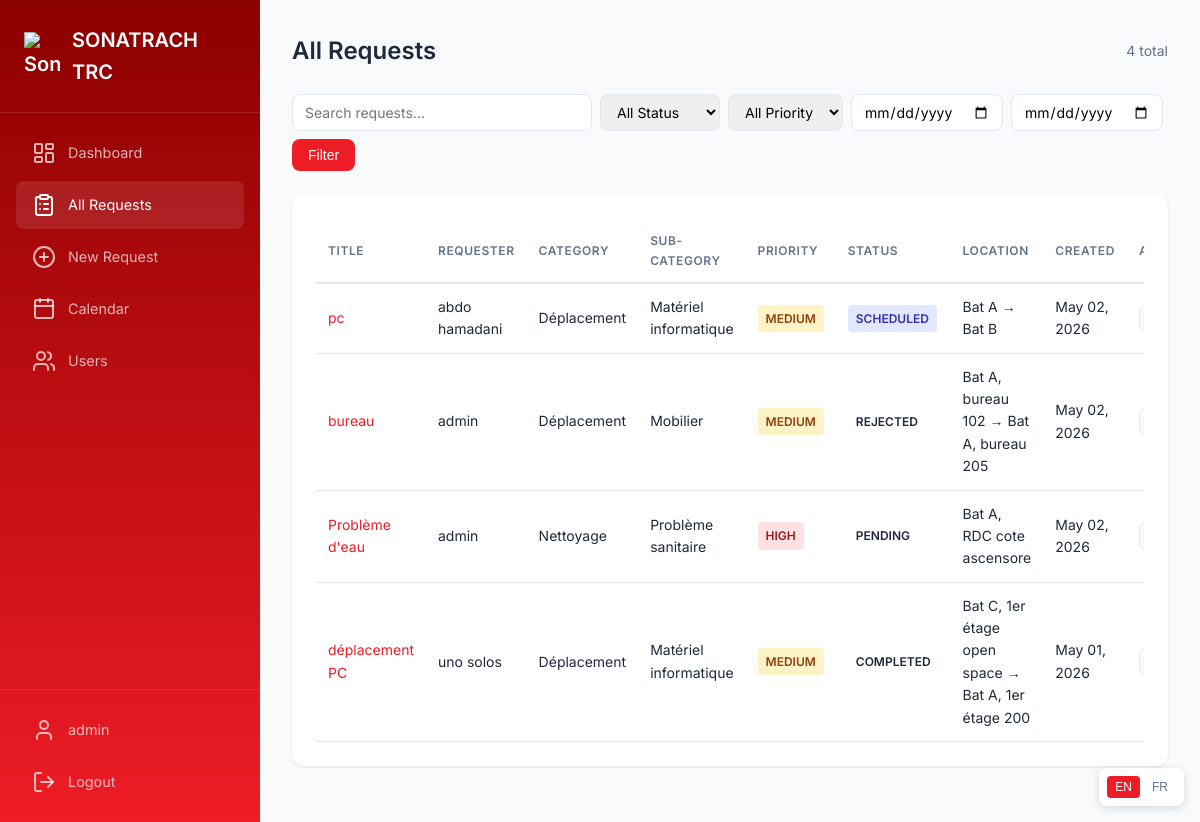
Screenshot of /admin-panel/requests/ (signed in) with the database file from the repository.
### requests_app/models.py (models this page shows, shortened)
class MaintenanceRequest(models.Model):
    REQUEST_CATEGORY_CHOICES = [
        ('deplacement', 'Déplacement'),
        ('nettoyage', 'Nettoyage'),
        ('desinsectisation', 'Désinsectisation'),
        ('maintenance', 'Maintenance'),
    ]
    SUBCATEGORY_DEPLACEMENT = [
        ('materiel_informatique', 'Matériel informatique'),
        ('mobilier', 'Mobilier'),
        ('archives', 'Archives'),
        ('autre_deplacement', 'Autre'),
    ]
    SUBCATEGORY_NETTOYAGE = [
        ('vider_corbeille', 'Vider corbeille'),
        ('poussiere', 'Poussière'),
        ('probleme_sanitaire', 'Problème sanitaire'),
        ('autre_nettoyage', 'Autre'),
    ]
    SUBCATEGORY_DESINSECTISATION = [
        ('fourmis', 'Fourmis'),
        ('cafards', 'Cafards'),
        ('mouches', 'Mouches'),
        ('moustiques', 'Moustiques'),
        ('rongeurs', 'Rongeurs'),
        ('autre_desinsectisation', 'Autre'),
    ]
    SUBCATEGORY_MAINTENANCE = [
        ('prise_electrique', 'Prise électrique'),
        ('led', 'LED'),
        ('climatiseur', 'Climatiseur'),
        ('autre_maintenance', 'Autre'),
    ]
    SUBCATEGORY_CHOICES = SUBCATEGORY_DEPLACEMENT + SUBCATEGORY_NETTOYAGE + SUBCATEGORY_DESINSECTISATION + SUBCATEGORY_MAINTENANCE
    PRIORITY_CHOICES = [
        ('low', 'Low'),
        ('medium', 'Medium'),
        ('high', 'High'),
        ('urgent', 'Urgent'),
    ]
    STATUS_CHOICES = [
        ('pending', 'Pending'),
        ('processing', 'Processing'),
        ('scheduled', 'Scheduled'),
        ('completed', 'Completed'),
        ('rejected', 'Rejected'),
    ]
    requester = models.ForeignKey(User, on_delete=models.CASCADE, related_name='requests')
    request_category = models.CharField(max_length=50, choices=REQUEST_CATEGORY_CHOICES, default='maintenance')
    request_subcategory = models.CharField(max_length=50, choices=SUBCATEGORY_CHOICES, default='autre_maintenance')
    title = models.CharField(max_length=200)
    description = models.TextField()
    office_location = models.CharField(max_length=200)
    destination_location = models.CharField(max_length=200, blank=True)
    priority = models.CharField(max_length=20, choices=PRIORITY_CHOICES, default='medium')
    status = models.CharField(max_length=20, choices=STATUS_CHOICES, default='pending')
    availability_start = models.DateTimeField()
    availability_end = models.DateTimeField()
    scheduled_date = models.DateTimeField(null=True, blank=True)
    admin_notes = models.TextField(blank=True)
    rejection_reason = models.TextField(blank=True)
    attachment = models.ImageField(upload_to='attachments/%Y/%m/', blank=True, null=True)
    created_at = models.DateTimeField(auto_now_add=True)
    updated_at = models.DateTimeField(auto_now=True)
    class Meta:
        ordering = ['-created_at']
    @property
    def status_color(self):
        colors = {
            'pending': 'amber',
            'processing': 'blue',
            'scheduled': 'indigo',
            'completed': 'green',
            'rejected': 'red',
        }
        return colors.get(self.status, 'gray')

### accounts/decorators.py (the view)
        def wrapper(request, *args, **kwargs):
            if not request.user.is_authenticated:
                return redirect('login')
            if not hasattr(request.user, 'profile'):
                messages.error(request, 'User profile not found.')
                return redirect('login')
            if request.user.profile.role not in allowed_roles:
                messages.error(request, 'You do not have permission to access this page.')
                return redirect('request_list')
            return view_func(request, *args, **kwargs)

### accounts/models.py (called while the page is built)
    @property
    def is_admin(self):
        return self.role == 'admin'

### admin_panel/templates/admin_panel/request_list.html (shortened to what this page needs)
{% extends 'base.html' %}
{% block content %}
<div class="page-header">
    <h1><span class="lang-en">All Requests</span><span class="lang-fr">Toutes les demandes</span></h1>
    <span style="color: var(--text-secondary); font-size: 0.875rem;"><span class="lang-en">{{ requests|length }} total</span><span class="lang-fr">{{ requests|length }} total</span></span>
</div>
<form method="GET" class="filter-bar">
    <input type="text" name="search" data-en-placeholder="Search requests..." data-fr-placeholder="Rechercher des demandes..." value="{{ search }}" class="form-control" style="width: 300px;">
    <select name="status" class="form-control" style="width: auto;">
        <option value="" data-en="All Status" data-fr="Tous les statuts">{% if status_filter == '' %}All Status{% else %}Tous les statuts{% endif %}</option>
    </select>
    <select name="priority" class="form-control" style="width: auto;">
        <option value="" data-en="All Priority" data-fr="Toutes les priorités">{% if priority_filter == '' %}All Priority{% else %}Toutes les priorités{% endif %}</option>
    </select>
    <input type="date" name="date_from" value="{{ date_from }}" class="form-control" style="width: auto;" data-en-placeholder="From date" data-fr-placeholder="De la date">
    <input type="date" name="date_to" value="{{ date_to }}" class="form-control" style="width: auto;" data-en-placeholder="To date" data-fr-placeholder="À la date">
    <button type="submit" class="btn btn-primary" style="width: auto; white-space: nowrap;"><span class="lang-en">Filter</span><span class="lang-fr">Filtrer</span></button>
</form>
<div class="card">
    <div class="table-container">
        <table>
            <thead>
                <tr>
                    <th><span class="lang-en">Title</span><span class="lang-fr">Titre</span></th>
                    <th><span class="lang-en">Requester</span><span class="lang-fr">Demandeur</span></th>
                    <th><span class="lang-en">Category</span><span class="lang-fr">Catégorie</span></th>
                    <th><span class="lang-en">Sub-category</span><span class="lang-fr">Sous-catégorie</span></th>
                    <th><span class="lang-en">Priority</span><span class="lang-fr">Priorité</span></th>
                    <th><span class="lang-en">Status</span><span class="lang-fr">Statut</span></th>
                    <th><span class="lang-en">Location</span><span class="lang-fr">Emplacement</span></th>
                    <th><span class="lang-en">Created</span><span class="lang-fr">Créé</span></th>
                    <th><span class="lang-en">Actions</span><span class="lang-fr">Actions</span></th>
                </tr>
            </thead>
            <tbody>
                {% for req in requests %}
                <tr>
                    <td><a href="{% url 'admin_request_detail' req.id %}" style="color: var(--primary); text-decoration: none;">{{ req.title }}</a></td>
                    <td>{{ req.requester.get_full_name|default:req.requester.username }}</td>
                    <td>{{ req.get_request_category_display }}</td>
                    <td>{{ req.get_request_subcategory_display }}</td>
                    <td><span class="badge badge-{{ req.priority }}"><span class="lang-en">{{ req.get_priority_display }}</span><span class="lang-fr">{{ req.get_priority_display }}</span></span></td>
                    <td><span class="badge badge-{{ req.status_color }}"><span class="lang-en">{{ req.get_status_display }}</span><span class="lang-fr">{{ req.get_status_display }}</span></span></td>
                    <td>{{ req.office_location }}{% if req.destination_location %} → {{ req.destination_location }}{% endif %}</td>
                    <td>{{ req.created_at|date:"M d, Y" }}</td>
                    <td>
                        <a href="{% url 'admin_request_detail' req.id %}" class="btn btn-secondary" style="padding: 0.25rem 0.5rem; font-size: 0.75rem;"><span class="lang-en">Manage</span><span class="lang-fr">Gérer</span></a>
                    </td>
                </tr>
                {% empty %}
                <tr>
                    <td colspan="9" style="text-align: center; padding: 2rem; color: var(--text-secondary);"><span class="lang-en">No requests found.</span><span class="lang-fr">Aucune demande trouvée.</span></td>
                </tr>
                {% endfor %}
            </tbody>
        </table>
    </div>
</div>
{% endblock %}

### templates/base.html (shortened to what this page needs)
<!DOCTYPE html>
<html lang="en">
<head>
    <link rel="stylesheet" href="https://unpkg.com/lucide-static@latest/font/lucide.min.css">
    <link rel="stylesheet" href="/static/css/style.css">
</head>
<body>
    {% if user.is_authenticated %}
    <div class="app-container">
        <aside class="sidebar" id="sidebar">
            <div class="sidebar-header">
                <div class="logo">
                    <img src="/static/images/sonatrach.svg" alt="Sonatrach" class="logo-icon" style="width: 36px; height: auto;">
                    <span class="logo-text">SONATRACH TRC</span>
                </div>
            </div>
            <nav class="sidebar-nav">
                {% if user.profile.is_admin %}
                <a href="{% url 'admin_dashboard' %}" class="nav-item {% if request.path == '/admin-panel/' %}active{% endif %}">
                    <i data-lucide="layout-dashboard"></i>
                    <span class="lang-en">Dashboard</span><span class="lang-fr">Tableau de bord</span>
                </a>
                <a href="{% url 'admin_request_list' %}" class="nav-item {% if '/admin-panel/requests' in request.path %}active{% endif %}">
                    <i data-lucide="clipboard-list"></i>
                    <span class="lang-en">All Requests</span><span class="lang-fr">Toutes les demandes</span>
                </a>
                <a href="{% url 'request_create' %}" class="nav-item {% if '/requests/new' in request.path %}active{% endif %}">
                    <i data-lucide="plus-circle"></i>
                    <span class="lang-en">New Request</span><span class="lang-fr">Nouvelle demande</span>
                </a>
                <a href="{% url 'admin_calendar' %}" class="nav-item {% if '/admin-panel/calendar' in request.path %}active{% endif %}">
                    <i data-lucide="calendar"></i>
                    <span class="lang-en">Calendar</span><span class="lang-fr">Calendrier</span>
                </a>
                <a href="{% url 'user_list' %}" class="nav-item {% if '/admin-panel/users' in request.path %}active{% endif %}">
                    <i data-lucide="users"></i>
                    <span class="lang-en">Users</span><span class="lang-fr">Utilisateurs</span>
                </a>
                {% endif %}
            </nav>
            <div class="sidebar-footer">
                <a href="{% url 'profile' %}" class="nav-item">
                    <i data-lucide="user"></i>
                    <span>{{ user.get_full_name|default:user.username }}</span>
                </a>
                <a href="{% url 'logout' %}" class="nav-item">
                    <i data-lucide="log-out"></i>
                    <span class="lang-en">Logout</span><span class="lang-fr">Déconnexion</span>
                </a>
            </div>
        </aside>
        <main class="main-content">
            {% block content %}{% endblock %}
        </main>
    </div>
    {% else %}
    <div class="auth-container">
        {% block auth_content %}{% endblock %}
    </div>
    {% endif %}
    <div class="language-switcher" style="position: fixed; bottom: 1rem; right: 1rem; z-index: 999; background: white; padding: 0.5rem; border-radius: 0.5rem; box-shadow: 0 2px 8px rgba(0,0,0,0.15);">
        <div style="display: flex; gap: 0.25rem;">
            <button id="lang-en" style="border: none; padding: 0.25rem 0.5rem; border-radius: 0.25rem; cursor: pointer; font-size: 0.75rem;">EN</button>
            <button id="lang-fr" style="border: none; padding: 0.25rem 0.5rem; border-radius: 0.25rem; cursor: pointer; font-size: 0.75rem;">FR</button>
        </div>
    </div>
</body>
</html>

### static/css/style.css (style rules this page uses)
:root { --primary: #EE1C25; --primary-dark: #C81018; --primary-light: #FF4040; --sidebar-bg: linear-gradient(180deg, #8B0000 0%, #EE1C25 100%); --content-bg: #f8fafc; --card-bg: #ffffff; --text-primary: #1e293b; --text-secondary: #64748b; --border-color: #e2e8f0; --success: #10b981; --warning: #f59e0b; --danger: #EE1C25; --info: #3b82f6; }
* { margin: 0; padding: 0; box-sizing: border-box; }
html, body { height: 100%; }
body { font-family: 'Inter', sans-serif; background: var(--content-bg); color: var(--text-primary); line-height: 1.6; }
.app-container { display: flex; min-height: 100vh; }
.sidebar { width: 260px; background: var(--sidebar-bg); color: white; display: flex; flex-direction: column; position: fixed; top: 0; bottom: 0; left: 0; z-index: 100; transition: transform 0.3s; overflow-y: auto; -webkit-overflow-scrolling: touch; }
.sidebar-header { padding: 1.5rem; border-bottom: 1px solid rgba(255,255,255,0.1); }
.logo { display: flex; align-items: center; gap: 0.75rem; font-size: 1.25rem; font-weight: 600; }
.logo-icon { width: 28px; height: 28px; }
.sidebar-nav { flex: 1; padding: 1rem; display: flex; flex-direction: column; gap: 0.25rem; overflow-y: auto; }
.nav-item { display: flex; align-items: center; gap: 0.75rem; padding: 0.75rem 1rem; color: rgba(255,255,255,0.7); text-decoration: none; border-radius: 0.5rem; transition: all 0.2s; font-size: 0.9rem; }
.nav-item:hover, .nav-item.active { background: rgba(255,255,255,0.1); color: white; }
.sidebar-footer { padding: 1rem; border-top: 1px solid rgba(255,255,255,0.1); display: flex; flex-direction: column; gap: 0.25rem; }
.main-content { flex: 1; margin-left: 260px; padding: 2rem; max-width: calc(100vw - 260px); }
.page-header { display: flex; justify-content: space-between; align-items: center; margin-bottom: 1.5rem; }
.page-header h1 { font-size: 1.5rem; font-weight: 600; }
.card { background: var(--card-bg); border-radius: 0.75rem; padding: 1.5rem; box-shadow: 0 1px 3px rgba(0,0,0,0.1); margin-bottom: 1.5rem; }
.btn { display: inline-flex; align-items: center; gap: 0.5rem; padding: 0.5rem 1rem; border: none; border-radius: 0.5rem; font-size: 0.875rem; font-weight: 500; cursor: pointer; text-decoration: none; transition: all 0.2s; }
.btn-primary { background: var(--primary); color: white; }
.btn-secondary { background: var(--content-bg); color: var(--text-primary); border: 1px solid var(--border-color); }
.form-control { width: 100%; padding: 0.5rem 0.75rem; border: 1px solid var(--border-color); border-radius: 0.5rem; font-size: 0.875rem; font-family: 'Inter', sans-serif; transition: border-color 0.2s; }
.table-container { overflow-x: auto; }
table { width: 100%; border-collapse: collapse; }
th { text-align: left; padding: 0.75rem; font-size: 0.75rem; font-weight: 600; text-transform: uppercase; letter-spacing: 0.05em; color: var(--text-secondary); border-bottom: 2px solid var(--border-color); }
td { padding: 0.75rem; font-size: 0.875rem; border-bottom: 1px solid var(--border-color); }
.badge { display: inline-block; padding: 0.25rem 0.5rem; border-radius: 0.25rem; font-size: 0.75rem; font-weight: 600; text-transform: uppercase; }
.badge-medium { background: #fef3c7; color: #92400e; }
.badge-high { background: #fee2e2; color: #991b1b; }
.badge-indigo { background: #e0e7ff; color: #3730a3; }
.filter-bar { display: flex; gap: 0.5rem; margin-bottom: 1.5rem; flex-wrap: wrap; }
.lang-en { display: inline !important; }

### rows the page displays
MaintenanceRequest: title "pc", requester.get_full_name "abdo hamadani", request_category "Déplacement", request_subcategory "Matériel informatique", priority "MEDIUM", status "SCHEDULED", office_location "Bat A", destination_location "Bat B", created_at "May 02, 2026"
MaintenanceRequest: title "bureau", requester.get_full_name "admin", request_category "Déplacement", request_subcategory "Mobilier", priority "MEDIUM", status "REJECTED", office_location "Bat A, bureau 102", destination_location "Bat A, bureau 205", created_at "May 02, 2026"
MaintenanceRequest: title "Problème d'eau", requester.get_full_name "admin", request_category "Nettoyage", request_subcategory "Problème sanitaire", priority "HIGH", status "PENDING", office_location "Bat A, RDC cote ascensore", created_at "May 02, 2026"
MaintenanceRequest: title "déplacement PC", requester.get_full_name "uno solos", request_category "Déplacement", request_subcategory "Matériel informatique", priority "MEDIUM", status "COMPLETED", office_location "Bat C, 1er étage open space", destination_location "Bat A, 1er étage 200", created_at "May 01, 2026"

### other values shown
{{ user.get_full_name|default:user.username }} "admin"
{{ requests|length }} "4"
